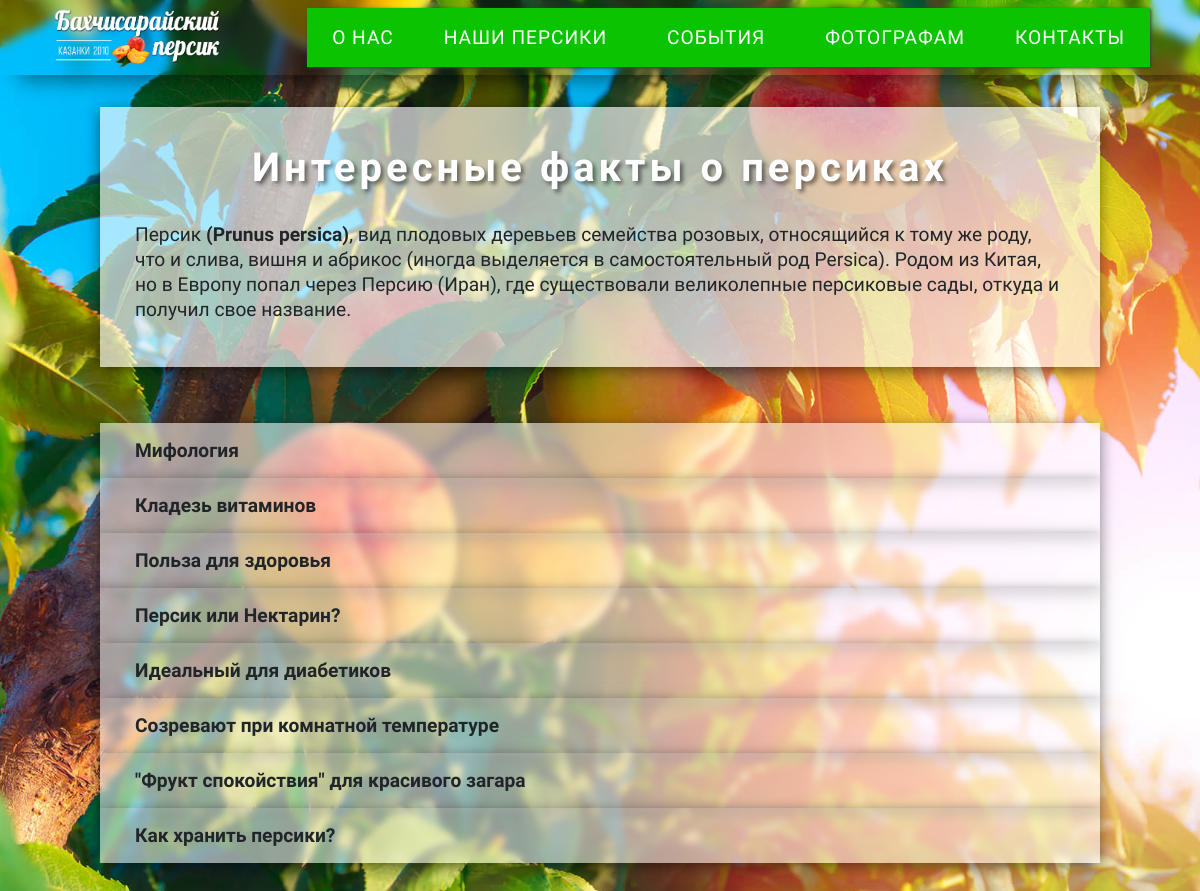
The app's page /facts/ with its own data.
### base/models.py (models this page shows, shortened)
class Faq(models.Model):
    title = models.CharField(max_length=150, verbose_name="Заголовок факта")
    description = models.TextField(max_length=500, verbose_name="Содержание")

### base/views.py (the view)
# urls.py: path('facts/', views.facts, name="faq"),
def facts(request):
    page_title = 'Бахчисарайский персик | F.A.Q'
    facts = Faq.objects.all()
    articles = Article.objects.all()[:1]
    ctx = {'page_title': page_title, 'facts': facts, 'articles': articles}
    return render(request, 'base/faq.html', ctx)

### base/templates/base/faq.html (shortened to what this page needs)
{% extends 'main.html' %}
{% block content %}
<section class="faq__page">
    <div class="faq_page__title">
        <h1>Интересные факты о персиках</h1>
        <p>Персик <span class="weight__warning">(Prunus persica)</span>, вид плодовых деревьев семейства розовых, относящийся к тому же роду, что и слива, вишня и абрикос (иногда выделяется в самостоятельный род Persica).
            Родом из Китая, но в Европу попал через Персию (Иран), где существовали великолепные персиковые сады, откуда и получил свое название.
        </p>
    </div>
    {% for fact in facts %}
        <div class="faq_page__item item">
            <div class="item__button">
                {{ fact.title }}
            </div>
        </div>
    {% endfor %}
</section>
{% endblock content %}

### static/css/style.css (style rules this page uses)
:root { --white-color: #fff; --black-color: #000; --active-link-color: rgba(121, 54, 175, 0.85); --header-bg-color: #ff7f2a; --header-menu-item-color: rgba( 10, 196, 0, 1); --header-menu-item-hover-color: rgba(121, 54, 175, 1); --header-shadow: rgba(0, 0, 0, 0.45) 0px 25px 20px -20px; --slide-content-bg-color: rgba(223, 223, 223, 1); --slide-content-shadow: rgba(0, 0, 0, 0.16) 0px 3px 6px, rgba(0, 0, 0, 0.23) 0px 3px 6px; --green-btn-color: rgb(9, 177, 0); --btn-shadow: 1px 1px 3px #443c3c; --green-btn-hover-color: rgb(11, 212, 0); --green-btn-hover-shadow: 1px 1px 3px #6d6d6d; --h4-text-color: rgb(11, 230, 0); --h4-text-shadow: 1px 1px 1px rgba(255, 255, 255, 0.9), 1px 1px 1px rgba(233, 233, 233, 0.9), 1px 1px 1px rgba(238, 250, 255, 0.9), 1px 1px 1px rgba(104, 207, 164, 0.9), -1px -1px 1px rgba(244, 250, 255, 0.9), 0px 0px 1px rgba(227, 240, 252, 0.9), -1px 1px 1px rgba(222, 240, 255, 0.9); --h3-text-shadow: 1px 1px 2px rgba(99, 130, 233, 0.9), 1px 1px 2px rgba(77, 123, 248, 0.9), 2px 2px 2px rgba(0, 174, 255, 0.9), 2px 2px 2px rgba(8, 94, 165, 0.9), 3px 1px 3px rgba(8, 94, 165, 0.9), 3px 1px 3px rgba(8, 94, 165, 0.9), 3px 1px 3px rgba(8, 94, 165, 0.9); --gradient-fill-background: linear-gradient(45deg, rgba(67, 252, 61, 0.3), rgba(255, 0, 191, 0.315)); --sorts-btn-hover-bgc: rgb(90, 18, 150); --sorts-btn-bgc: rgba(11, 212, 0, 1); --sorts-btn-selected-bgc: rgba(121, 54, 175, 0.85); --sorts-btn-shadow: rgba(60, 64, 67, 0.5) 0px 1px 2px 0px, rgba(60, 64, 67, 0.15) 0px 2px 6px 2px; --sort-page-img-shadow: rgba(0, 0, 0, 0.4) 0px 2px 4px, rgba(0, 0, 0, 0.3) 0px 7px 13px -3px, rgba(0, 0, 0, 0.2) 0px -3px 0px inset; --hilighted-bg-color: rgb(90, 18, 150, 0.5); --warning-bg-color: rgb(208, 0, 0); --article-h1-text-shadow: 3px 3px 4px rgba(0, 0, 0, 0.5); }
body { font-family: Fira Sans Extra Condensed; background: url("/static/img/slide_02.jpg") no-repeat center center/cover; background-attachment: fixed; }
.sorts__page, .faq__page, .photographers__page, .peach_adoption__page { display: flex; flex-direction: column; justify-content: center; width: 1000px; margin: 75px auto; }
.weight__warning { font-weight: 600; }
.item { overflow: hidden; background: rgba(255, 255, 255, 0.55); padding: 10px 35px; box-shadow: 0 4px 14px rgba(0, 0, 0, 0.5); backdrop-filter: blur(3.8px); -webkit-backdrop-filter: blur(4.8px); }
.item__button { font-weight: 600; display: flex; align-items: center; min-height: 35px; -webkit-user-select: none; -moz-user-select: none; -ms-user-select: none; user-select: none; cursor: pointer; transition: 0.4s; width: fit-content; font-size: 1.2em; }
.faq_page__title { width: 100%; display: flex; flex-direction: column; align-items: center; margin: 2em 0 3.5em; background: rgba(255, 255, 255, 0.65); padding: 25px 35px; box-shadow: 0 4px 14px rgba(0, 0, 0, 0.5); }
.faq_page__title h1 { font-family: 'Lobster', cursive; font-size: 2.5em; color: var(--white-color); margin: 0.3em 0; line-height: 1.2em; text-align: center; font-weight: 600; letter-spacing: 0.1em; text-shadow: var(--article-h1-text-shadow); }
.faq_page__title p { font-size: 1.2em; line-height: 1.3em; margin: 1em 0; }

### records on screen
Faq: title "Мифология"
Faq: title "Кладезь витаминов"
Faq: title "Польза для здоровья"
Faq: title "Персик или Нектарин?"
Faq: title "Идеальный для диабетиков"
Faq: title "Созревают при комнатной температуре"
Faq: title "\"Фрукт спокойствия\" для красивого загара"
Faq: title "Как хранить персики?"
